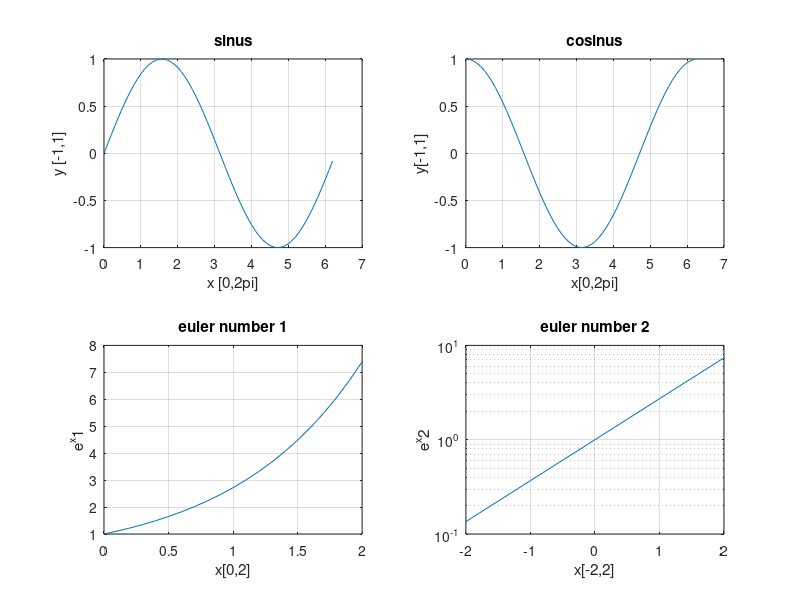
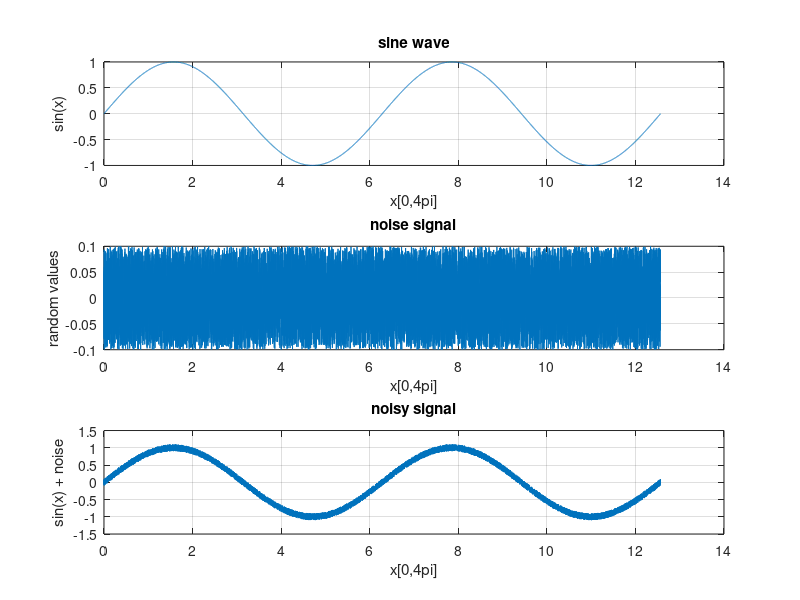
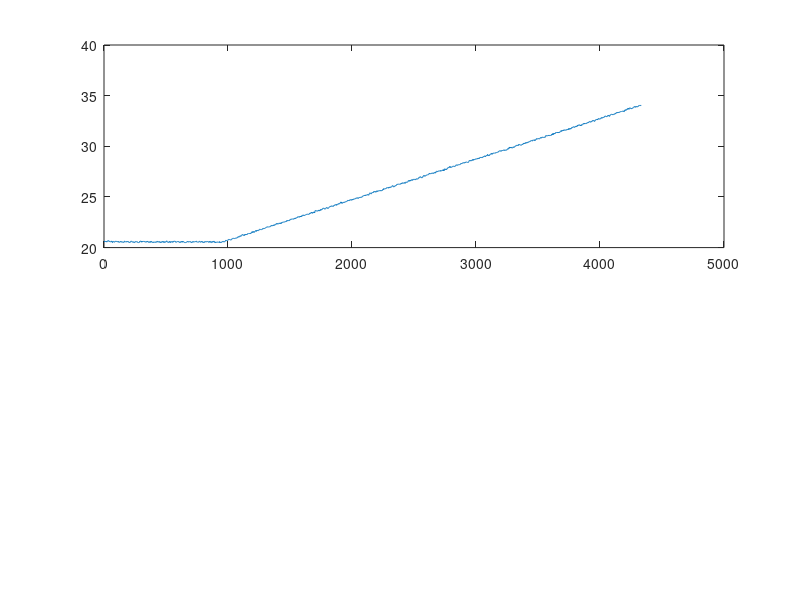

MATLAB code for these plots, in order: (Note: this script raises an error after producing the figures.)
%----------------------------
% Exercise Chapter 3
%----------------------------

clc
clear
close

% 3.1
%Create a plot existing of four subplots
figure(1)
hold on
%first subplot
subplot(2,2,1)
x1 = 0:0.1:2*pi;
y1 = sin(x1);
plot(x1,y1);
grid on;
title('sinus')
xlabel('x [0,2pi]')
ylabel('y [-1,1]')
%second subplot
subplot(2,2,2)
x2 = 0:0.1:2*pi;
y2 = cos(x2);
plot(x2,y2);
title('cosinus')
xlabel('x[0,2pi]')
ylabel('y[-1,1]')
grid on;

%third subplot
subplot(2,2,3)
x3 = 0:0.1:2;
y3 = exp(x3);
plot(x3,y3);
title('euler number 1')
xlabel('x[0,2]');
ylabel('e^x1');
grid on;

%forth subplot
subplot(2,2,4)
x4 = -2:0.1:2;
y4 = exp(x4);
semilogy(x4,y4);
title('euler number 2')
xlabel('x[-2,2]');
ylabel('e^x2')
grid on;

hold off
%creating the pic file
print('sin_cos_exp_plot.jpeg','-djpeg');
%-----------------
% 3.2
% Create a plot existing of three subplot
close
figure(2);
hold on
x = 0:0.001:4*pi;
y = sin(x);
% creating the noise signal
noise_signal = rand(1,length(x))*0.2 - 0.1;
s = y + noise_signal;
%first subplot
%pure signal is plotted
subplot(3,1,1)
plot(x,y);
grid on;
title('sine wave');
xlabel('x[0,4pi]');
ylabel('sin(x)');

%second subplot
%noise signal is plotted
subplot(3,1,2)
plot(x,noise_signal);
grid on;
title('noise signal');
xlabel('x[0,4pi]');
ylabel('random values');

%third subplot
%noisy signal -> pure + noise is plotted.
subplot(3,1,3)
plot(x,s);
grid on;
title('noisy signal');
xlabel('x[0,4pi]');
ylabel('sin(x) + noise');


hold off
print('sin_noise_plot.jpeg','-djpeg');
%--------------------------------
% 3.3
%Create two plots consisting of two subplots
% store it as -djpeg
%measuremt.csv had 2 columns: path delay and clock clock skew
close
data_read = dlmread('measurement.csv',';');
path_delay_microsec = data_read(:,1);
clock_skew_ppm = data_read(:,2);
threshold = 10 + mean(path_delay_microsec(1:950))
%first plot
figure(3)
hold on
% the path delay and the threshold which is 10 us
% above the calculated mean are plotted
%first subplot
subplot(2,1,1)
plot(path_delay_microsec)
yline(threshold);
grid on
legend ('path delay', 'threshold');
title('path delay values in microsec');
xlabel('time/s');
ylabel('path delay[microsec]');
%second subplot
subplot(2,1,2)
plot(clock_skew_ppm)
grid on
hold off
title('clock skew values in ppm');
xlabel('time/s');
ylabel('clock skew[ppm]');
print('time_trend.jpeg','-djpeg');

%second plot
close
figure(4)
hold on
%first subplot
subplot(2,1,1)
histogram(clock_skew_ppm(100:900),40);
title('clock skew values of the interval [100,900]');
xlabel('clock skew[ppm]');
ylabel('occurance');
print('time_trend.jpeg','-djpeg');
%grid on;
%second subplot
subplot(2,1,2)
histogram(clock_skew_ppm(2300:3100),40);
title('clock skew values of the interval [2300,3100]');
xlabel('clock skew[ppm]');
ylabel('occurance');
%grid on;

hold off
print('histogram.jpeg','-djpeg');
